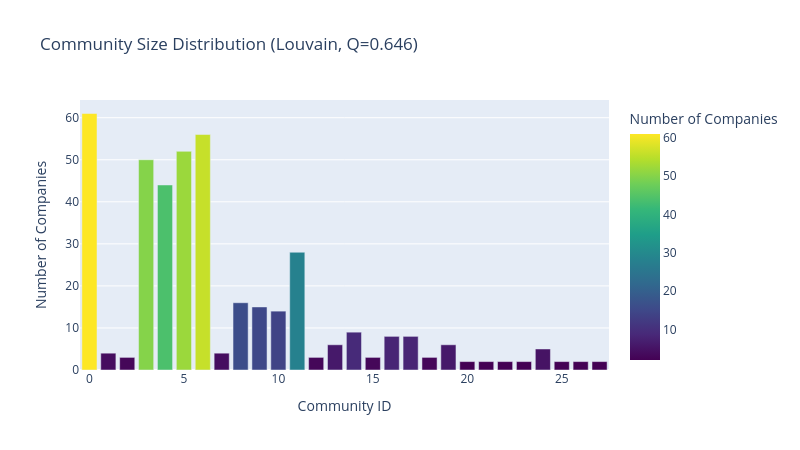

Here is the notebook cell this chart was saved with:
### Markdown cell above
## <font size=5>**5.5. Community Size Distribution**</font> <a class="anchor" id="5.5"></a>

[Back to TOC](#toc)

### Code cell
community_sizes = Counter(partition.values())
sizes_df = pd.DataFrame({
    'Community': list(community_sizes.keys()),
    'Size': list(community_sizes.values())
}).sort_values('Size', ascending=False).reset_index(drop=True)

fig = px.bar(
    sizes_df, 
    x='Community', 
    y='Size',
    title=f'Community Size Distribution (Louvain, Q={Q:.3f})',
    labels={'Size': 'Number of Companies', 'Community': 'Community ID'},
    color='Size',
    color_continuous_scale='Viridis'
)
fig.update_layout(height=450, width=800)
fig.show()

print(f"\nCommunity size statistics:")
print(f"  Largest community: {sizes_df['Size'].max()} companies")
print(f"  Smallest community: {sizes_df['Size'].min()} companies")
print(f"  Mean size: {sizes_df['Size'].mean():.1f}")
print(f"  Median size: {sizes_df['Size'].median():.1f}")

### Figure 1 — Plotly figure (JSON) as saved in the notebook; plotly's stock layout.template omitted (floating-point values rounded to 4 significant figures)
{"data": [{"hovertemplate": "Community ID=%{x}<br>Number of Companies=%{marker.color}<extra></extra>", "legendgroup": "", "marker": {"color": [61, 56, 52, 50, 44, 28, 16, 15, 14, 9, 8, 8, 6, 6, 5, 4, 4, 3, 3, 3, 3, 2, 2, 2, 2, 2, 2, 2], "coloraxis": "coloraxis", "pattern": {"shape": ""}}, "name": "", "orientation": "v", "showlegend": false, "textposition": "auto", "type": "bar", "x": [0, 6, 5, 3, 4, 11, 8, 9, 10, 14, 16, 17, 19, 13, 24, 1, 7, 12, 18, 15, 2, 20, 22, 21, 23, 25, 26, 27], "xaxis": "x", "y": [61, 56, 52, 50, 44, 28, 16, 15, 14, 9, 8, 8, 6, 6, 5, 4, 4, 3, 3, 3, 3, 2, 2, 2, 2, 2, 2, 2], "yaxis": "y"}], "layout": {"barmode": "relative", "coloraxis": {"colorbar": {"title": {"text": "Number of Companies"}}, "colorscale": [[0, "#440154"], [0.1111, "#482878"], [0.2222, "#3e4989"], [0.3333, "#31688e"], [0.4444, "#26828e"], [0.5556, "#1f9e89"], [0.6667, "#35b779"], [0.7778, "#6ece58"], [0.8889, "#b5de2b"], [1, "#fde725"]]}, "height": 450, "legend": {"tracegroupgap": 0}, "title": {"text": "Community Size Distribution (Louvain, Q=0.646)"}, "width": 800, "xaxis": {"anchor": "y", "domain": [0, 1], "title": {"text": "Community ID"}}, "yaxis": {"anchor": "x", "domain": [0, 1], "title": {"text": "Number of Companies"}}}}
